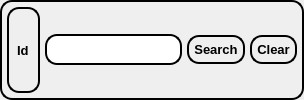
                                      <widget class="QFrame" name="frame_25">
                                       <property name="styleSheet">
                                        <string notr="true">border:2px solid black;
border-radius:12px;
padding:5px;</string>
                                       </property>
                                       <property name="frameShape">
                                        <enum>QFrame::StyledPanel</enum>
                                       </property>
                                       <property name="frameShadow">
                                        <enum>QFrame::Raised</enum>
                                       </property>
                                       <layout class="QHBoxLayout" name="horizontalLayout_27">
                                        <property name="spacing">
                                         <number>5</number>
                                        </property>
                                        <property name="leftMargin">
                                         <number>0</number>
                                        </property>
                                        <property name="topMargin">
                                         <number>0</number>
                                        </property>
                                        <property name="rightMargin">
                                         <number>0</number>
                                        </property>
                                        <property name="bottomMargin">
                                         <number>0</number>
                                        </property>
                                        <item>
                                         <widget class="QLabel" name="label_55">
                                          <property name="font">
                                           <font>
                                            <pointsize>10</pointsize>
                                            <weight>75</weight>
                                            <bold>true</bold>
                                           </font>
                                          </property>
                                          <property name="text">
                                           <string>Id</string>
                                          </property>
                                         </widget>
                                        </item>
                                        <item>
                                         <widget class="QLineEdit" name="update_search">
                                          <property name="font">
                                           <font>
                                            <pointsize>10</pointsize>
                                            <weight>75</weight>
                                            <bold>true</bold>
                                           </font>
                                          </property>
                                          <property name="clearButtonEnabled">
                                           <bool>true</bool>
                                          </property>
                                         </widget>
                                        </item>
                                        <item>
                                         <widget class="QPushButton" name="update_search_btn">
                                          <property name="font">
                                           <font>
                                            <pointsize>10</pointsize>
                                            <weight>75</weight>
                                            <bold>true</bold>
                                           </font>
                                          </property>
                                          <property name="text">
                                           <string>Search</string>
                                          </property>
                                          <property name="icon">
                                           <iconset resource="icons.qrc">
                                            <normaloff>:/icons/icons/search.svg</normaloff>:/icons/icons/search.svg</iconset>
                                          </property>
                                          <property name="iconSize">
                                           <size>
                                            <width>25</width>
                                            <height>25</height>
                                           </size>
                                          </property>
                                         </widget>
                                        </item>
                                        <item>
                                         <widget class="QPushButton" name="pushButton_3">
                                          <property name="font">
                                           <font>
                                            <pointsize>10</pointsize>
                                            <weight>75</weight>
                                            <bold>true</bold>
                                           </font>
                                          </property>
                                          <property name="text">
                                           <string>Clear</string>
                                          </property>
                                          <property name="icon">
                                           <iconset resource="icons.qrc">
                                            <normaloff>:/icons/icons/recycle.svg</normaloff>:/icons/icons/recycle.svg</iconset>
                                          </property>
                                          <property name="iconSize">
                                           <size>
                                            <width>25</width>
                                            <height>25</height>
                                           </size>
                                          </property>
                                         </widget>
                                        </item>
                                       </layout>
                                      </widget>
